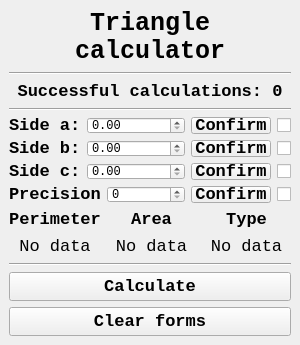
<?xml version="1.0" encoding="UTF-8"?>
<ui version="4.0">
 <class>MainWindow</class>
 <widget class="QMainWindow" name="MainWindow">
  <property name="geometry">
   <rect>
    <x>0</x>
    <y>0</y>
    <width>300</width>
    <height>345</height>
   </rect>
  </property>
  <property name="sizePolicy">
   <sizepolicy hsizetype="Minimum" vsizetype="Minimum">
    <horstretch>0</horstretch>
    <verstretch>0</verstretch>
   </sizepolicy>
  </property>
  <property name="minimumSize">
   <size>
    <width>300</width>
    <height>345</height>
   </size>
  </property>
  <property name="maximumSize">
   <size>
    <width>510</width>
    <height>560</height>
   </size>
  </property>
  <property name="baseSize">
   <size>
    <width>9</width>
    <height>0</height>
   </size>
  </property>
  <property name="font">
   <font>
    <family>Consolas</family>
   </font>
  </property>
  <property name="cursor">
   <cursorShape>ArrowCursor</cursorShape>
  </property>
  <property name="windowTitle">
   <string> Triangle Calculator</string>
  </property>
  <property name="autoFillBackground">
   <bool>false</bool>
  </property>
  <property name="locale">
   <locale language="English" country="UnitedStates"/>
  </property>
  <property name="iconSize">
   <size>
    <width>30</width>
    <height>30</height>
   </size>
  </property>
  <property name="animated">
   <bool>true</bool>
  </property>
  <widget class="QWidget" name="centralwidget">
   <layout class="QVBoxLayout" name="verticalLayout_7">
    <item>
     <widget class="QLabel" name="lblInfo">
      <property name="font">
       <font>
        <family>Consolas</family>
        <pointsize>19</pointsize>
        <bold>true</bold>
       </font>
      </property>
      <property name="text">
       <string>Triangle calculator</string>
      </property>
      <property name="textFormat">
       <enum>Qt::PlainText</enum>
      </property>
      <property name="scaledContents">
       <bool>true</bool>
      </property>
      <property name="alignment">
       <set>Qt::AlignCenter</set>
      </property>
      <property name="wordWrap">
       <bool>true</bool>
      </property>
     </widget>
    </item>
    <item>
     <widget class="Line" name="line_3">
      <property name="orientation">
       <enum>Qt::Horizontal</enum>
      </property>
     </widget>
    </item>
    <item>
     <widget class="QLabel" name="lblUses">
      <property name="font">
       <font>
        <family>Consolas</family>
        <pointsize>13</pointsize>
        <bold>true</bold>
       </font>
      </property>
      <property name="text">
       <string>Successful calculations: 0</string>
      </property>
      <property name="alignment">
       <set>Qt::AlignCenter</set>
      </property>
      <property name="wordWrap">
       <bool>true</bool>
      </property>
     </widget>
    </item>
    <item>
     <widget class="Line" name="line">
      <property name="orientation">
       <enum>Qt::Horizontal</enum>
      </property>
     </widget>
    </item>
    <item>
     <layout class="QVBoxLayout" name="verticalLayout_6">
      <item>
       <layout class="QVBoxLayout" name="verticalLayout">
        <item>
         <layout class="QHBoxLayout" name="horizontalLayout">
          <item>
           <widget class="QLabel" name="lblQ1">
            <property name="font">
             <font>
              <family>Consolas</family>
              <pointsize>13</pointsize>
              <bold>true</bold>
             </font>
            </property>
            <property name="text">
             <string>Side a:</string>
            </property>
            <property name="textFormat">
             <enum>Qt::PlainText</enum>
            </property>
           </widget>
          </item>
          <item>
           <widget class="QDoubleSpinBox" name="entr1">
            <property name="sizePolicy">
             <sizepolicy hsizetype="Expanding" vsizetype="Fixed">
              <horstretch>0</horstretch>
              <verstretch>0</verstretch>
             </sizepolicy>
            </property>
           </widget>
          </item>
          <item>
           <widget class="QPushButton" name="btnA">
            <property name="font">
             <font>
              <family>Consolas</family>
              <pointsize>13</pointsize>
              <bold>true</bold>
             </font>
            </property>
            <property name="text">
             <string>Confirm</string>
            </property>
           </widget>
          </item>
          <item>
           <widget class="QCheckBox" name="tick1">
            <property name="text">
             <string/>
            </property>
           </widget>
          </item>
         </layout>
        </item>
        <item>
         <layout class="QHBoxLayout" name="horizontalLayout_2">
          <item>
           <widget class="QLabel" name="lblQ2">
            <property name="font">
             <font>
              <family>Consolas</family>
              <pointsize>13</pointsize>
              <bold>true</bold>
             </font>
            </property>
            <property name="text">
             <string>Side b:</string>
            </property>
           </widget>
          </item>
          <item>
           <widget class="QDoubleSpinBox" name="entr2">
            <property name="sizePolicy">
             <sizepolicy hsizetype="Expanding" vsizetype="Fixed">
              <horstretch>0</horstretch>
              <verstretch>0</verstretch>
             </sizepolicy>
            </property>
           </widget>
          </item>
          <item>
           <widget class="QPushButton" name="btnB">
            <property name="font">
             <font>
              <family>Consolas</family>
              <pointsize>13</pointsize>
              <bold>true</bold>
             </font>
            </property>
            <property name="text">
             <string>Confirm</string>
            </property>
           </widget>
          </item>
          <item>
           <widget class="QCheckBox" name="tick2">
            <property name="text">
             <string/>
            </property>
           </widget>
          </item>
         </layout>
        </item>
        <item>
         <layout class="QHBoxLayout" name="horizontalLayout_3">
          <item>
           <widget class="QLabel" name="lblQ3">
            <property name="font">
             <font>
              <family>Consolas</family>
              <pointsize>13</pointsize>
              <bold>true</bold>
             </font>
            </property>
            <property name="text">
             <string>Side c:</string>
            </property>
           </widget>
          </item>
          <item>
           <widget class="QDoubleSpinBox" name="entr3">
            <property name="sizePolicy">
             <sizepolicy hsizetype="Expanding" vsizetype="Fixed">
              <horstretch>0</horstretch>
              <verstretch>0</verstretch>
             </sizepolicy>
            </property>
           </widget>
          </item>
          <item>
           <widget class="QPushButton" name="btnC">
            <property name="font">
             <font>
              <family>Consolas</family>
              <pointsize>13</pointsize>
              <bold>true</bold>
             </font>
            </property>
            <property name="text">
             <string>Confirm</string>
            </property>
           </widget>
          </item>
          <item>
           <widget class="QCheckBox" name="tick3">
            <property name="text">
             <string/>
            </property>
           </widget>
          </item>
         </layout>
        </item>
        <item>
         <layout class="QHBoxLayout" name="horizontalLayout_4">
          <item>
           <widget class="QLabel" name="lblQ4">
            <property name="font">
             <font>
              <family>Consolas</family>
              <pointsize>13</pointsize>
              <italic>false</italic>
              <bold>true</bold>
             </font>
            </property>
            <property name="text">
             <string>Precision</string>
            </property>
           </widget>
          </item>
          <item>
           <widget class="QSpinBox" name="entr4">
            <property name="sizePolicy">
             <sizepolicy hsizetype="Expanding" vsizetype="Fixed">
              <horstretch>0</horstretch>
              <verstretch>0</verstretch>
             </sizepolicy>
            </property>
           </widget>
          </item>
          <item>
           <widget class="QPushButton" name="btnH">
            <property name="font">
             <font>
              <family>Consolas</family>
              <pointsize>13</pointsize>
              <bold>true</bold>
             </font>
            </property>
            <property name="text">
             <string>Confirm</string>
            </property>
           </widget>
          </item>
          <item>
           <widget class="QCheckBox" name="tick4">
            <property name="text">
             <string/>
            </property>
           </widget>
          </item>
         </layout>
        </item>
       </layout>
      </item>
      <item>
       <layout class="QHBoxLayout" name="horizontalLayout_5">
        <item>
         <layout class="QVBoxLayout" name="verticalLayout_2">
          <item>
           <widget class="QLabel" name="lblT1">
            <property name="font">
             <font>
              <family>Consolas</family>
              <pointsize>13</pointsize>
              <bold>true</bold>
             </font>
            </property>
            <property name="text">
             <string>Perimeter</string>
            </property>
            <property name="alignment">
             <set>Qt::AlignCenter</set>
            </property>
           </widget>
          </item>
          <item>
           <widget class="QLabel" name="lblPer">
            <property name="font">
             <font>
              <family>Consolas</family>
              <pointsize>13</pointsize>
              <bold>false</bold>
             </font>
            </property>
            <property name="text">
             <string>No data</string>
            </property>
            <property name="alignment">
             <set>Qt::AlignCenter</set>
            </property>
            <property name="wordWrap">
             <bool>true</bool>
            </property>
           </widget>
          </item>
         </layout>
        </item>
        <item>
         <layout class="QVBoxLayout" name="verticalLayout_3">
          <item>
           <widget class="QLabel" name="lblT2">
            <property name="font">
             <font>
              <family>Consolas</family>
              <pointsize>13</pointsize>
              <bold>true</bold>
             </font>
            </property>
            <property name="text">
             <string>Area</string>
            </property>
            <property name="alignment">
             <set>Qt::AlignCenter</set>
            </property>
           </widget>
          </item>
          <item>
           <widget class="QLabel" name="lblAr">
            <property name="font">
             <font>
              <family>Consolas</family>
              <pointsize>13</pointsize>
              <bold>false</bold>
             </font>
            </property>
            <property name="focusPolicy">
             <enum>Qt::ClickFocus</enum>
            </property>
            <property name="autoFillBackground">
             <bool>false</bool>
            </property>
            <property name="text">
             <string>No data</string>
            </property>
            <property name="alignment">
             <set>Qt::AlignCenter</set>
            </property>
            <property name="wordWrap">
             <bool>true</bool>
            </property>
           </widget>
          </item>
         </layout>
        </item>
        <item>
         <layout class="QVBoxLayout" name="verticalLayout_4">
          <item>
           <widget class="QLabel" name="lblT3">
            <property name="font">
             <font>
              <family>Consolas</family>
              <pointsize>13</pointsize>
              <bold>true</bold>
             </font>
            </property>
            <property name="text">
             <string>Type</string>
            </property>
            <property name="alignment">
             <set>Qt::AlignCenter</set>
            </property>
           </widget>
          </item>
          <item>
           <widget class="QLabel" name="lblTp">
            <property name="font">
             <font>
              <family>Consolas</family>
              <pointsize>13</pointsize>
              <bold>false</bold>
             </font>
            </property>
            <property name="text">
             <string>No data</string>
            </property>
            <property name="alignment">
             <set>Qt::AlignCenter</set>
            </property>
            <property name="wordWrap">
             <bool>true</bool>
            </property>
           </widget>
          </item>
         </layout>
        </item>
       </layout>
      </item>
      <item>
       <layout class="QVBoxLayout" name="verticalLayout_5">
        <item>
         <widget class="Line" name="line_2">
          <property name="sizePolicy">
           <sizepolicy hsizetype="Expanding" vsizetype="Fixed">
            <horstretch>0</horstretch>
            <verstretch>0</verstretch>
           </sizepolicy>
          </property>
          <property name="orientation">
           <enum>Qt::Horizontal</enum>
          </property>
         </widget>
        </item>
        <item>
         <widget class="QPushButton" name="btnCalc">
          <property name="font">
           <font>
            <family>Consolas</family>
            <pointsize>13</pointsize>
            <bold>true</bold>
           </font>
          </property>
          <property name="text">
           <string>Calculate</string>
          </property>
         </widget>
        </item>
        <item>
         <widget class="QPushButton" name="btnClr">
          <property name="font">
           <font>
            <family>Consolas</family>
            <pointsize>13</pointsize>
            <bold>true</bold>
           </font>
          </property>
          <property name="text">
           <string>Clear forms</string>
          </property>
         </widget>
        </item>
       </layout>
      </item>
     </layout>
    </item>
   </layout>
  </widget>
 </widget>
 <resources/>
 <connections/>
</ui>
